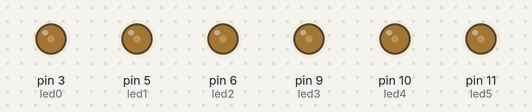
Recording of a sketch running on a simulated Arduino Uno, built with avr-gcc and run on an emulated ATmega328P. On the bench: output pins drawn as LEDs (lit = HIGH).

Above: at 0.05 s.
At 2.05 s:
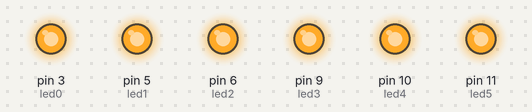
At 4.0 s:
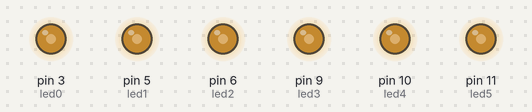
Timing chart, 0 to 5.2 s (numbered marks = the images above):
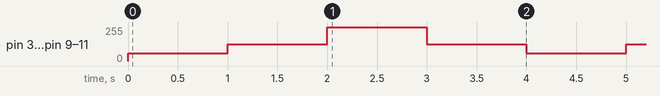

Measured:
- by itself, pin 3 (led0), pin 5 (led1), pin 6 (led2), pin 9 (led3), pin 10 (led4), pin 11 (led5): repeats every 4.0 s: 125/255 1.0 s, 255/255 1.0 s, 125/255 1.0 s, 60/255 1.0 s

The sketch:

PR1_fade_LEDs.ino
```cpp
const int led0 = 3;
const int led1 = 5;
const int led2 = 6;
const int led3 = 9;
const int led4 = 10;
const int led5 = 11;
int velocitat = 1000;


void setup()
{
  pinMode(led0, OUTPUT);
  pinMode(led1, OUTPUT);
  pinMode(led2, OUTPUT);
  pinMode(led3, OUTPUT);
  pinMode(led4, OUTPUT);
  pinMode(led5, OUTPUT);
}


void loop()
{
  analogWrite(led0, 60);
  analogWrite(led1, 60);
  analogWrite(led2, 60);
  analogWrite(led3, 60);
  analogWrite(led4, 60);
  analogWrite(led5, 60);

  delay(velocitat);

  analogWrite(led0, 125);
  analogWrite(led1, 125);
  analogWrite(led2, 125);
  analogWrite(led3, 125);
  analogWrite(led4, 125);
  analogWrite(led5, 125);

  delay(velocitat);

  analogWrite(led0, 255);
  analogWrite(led1, 255);
  analogWrite(led2, 255);
  analogWrite(led3, 255);
  analogWrite(led4, 255);
  analogWrite(led5, 255);

  delay(velocitat);

  analogWrite(led0, 125);
  analogWrite(led1, 125);
  analogWrite(led2, 125);
  analogWrite(led3, 125);
  analogWrite(led4, 125);
  analogWrite(led5, 125);

  delay(velocitat);
}
```
